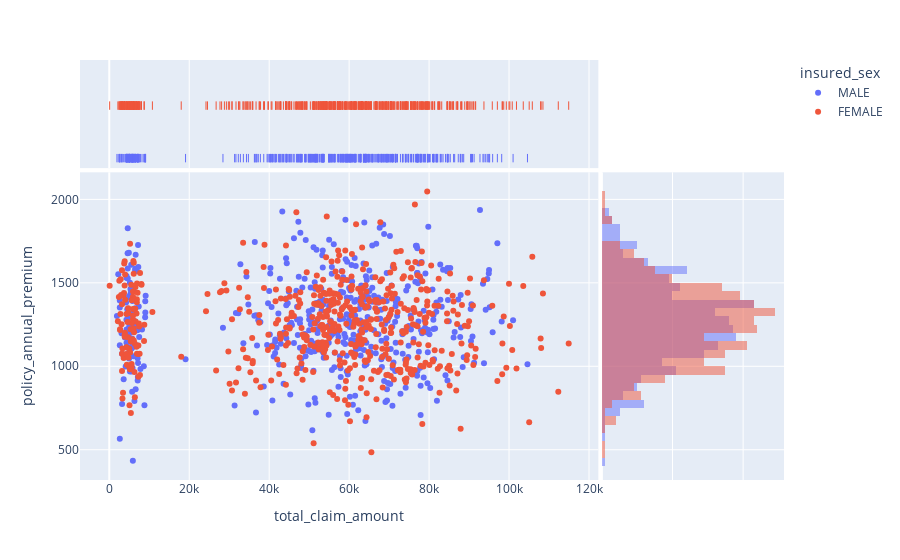

Notebook code for this chart:
### Code cell
# plotting a scatter plot

fig = px.scatter(data, x = 'total_claim_amount', y = 'policy_annual_premium', color = 'insured_sex',
                marginal_x = 'rug', marginal_y = 'histogram')
fig.show()

### Figure 1 — Plotly figure (JSON) as saved in the notebook; plotly's stock layout.template omitted (floating-point values rounded to 4 significant figures; data arrays with more than 128 entries replaced by an {"elided": "..."} marker saying what was removed)
{"data": [{"hovertemplate": "insured_sex=MALE<br>total_claim_amount=%{x}<br>policy_annual_premium=%{y}<extra></extra>", "legendgroup": "MALE", "marker": {"color": "#636efa", "symbol": "circle"}, "mode": "markers", "name": "MALE", "orientation": "v", "showlegend": true, "type": "scatter", "x": {"elided": "463 int values"}, "xaxis": "x", "y": {"elided": "463 float values"}, "yaxis": "y"}, {"alignmentgroup": "True", "boxpoints": "all", "fillcolor": "rgba(255,255,255,0)", "hoveron": "points", "hovertemplate": "insured_sex=MALE<br>total_claim_amount=%{x}<extra></extra>", "jitter": 0, "legendgroup": "MALE", "line": {"color": "rgba(255,255,255,0)"}, "marker": {"color": "#636efa", "symbol": "line-ns-open"}, "name": "MALE", "offsetgroup": "MALE", "showlegend": false, "type": "box", "x": {"elided": "463 int values"}, "xaxis": "x3", "yaxis": "y3"}, {"alignmentgroup": "True", "bingroup": "y", "hovertemplate": "insured_sex=MALE<br>policy_annual_premium=%{y}<br>count=%{x}<extra></extra>", "legendgroup": "MALE", "marker": {"color": "#636efa"}, "name": "MALE", "offsetgroup": "MALE", "opacity": 0.5, "showlegend": false, "type": "histogram", "xaxis": "x2", "y": {"elided": "463 float values"}, "yaxis": "y2"}, {"hovertemplate": "insured_sex=FEMALE<br>total_claim_amount=%{x}<br>policy_annual_premium=%{y}<extra></extra>", "legendgroup": "FEMALE", "marker": {"color": "#EF553B", "symbol": "circle"}, "mode": "markers", "name": "FEMALE", "orientation": "v", "showlegend": true, "type": "scatter", "x": {"elided": "537 int values"}, "xaxis": "x", "y": {"elided": "537 float values"}, "yaxis": "y"}, {"alignmentgroup": "True", "boxpoints": "all", "fillcolor": "rgba(255,255,255,0)", "hoveron": "points", "hovertemplate": "insured_sex=FEMALE<br>total_claim_amount=%{x}<extra></extra>", "jitter": 0, "legendgroup": "FEMALE", "line": {"color": "rgba(255,255,255,0)"}, "marker": {"color": "#EF553B", "symbol": "line-ns-open"}, "name": "FEMALE", "offsetgroup": "FEMALE", "showlegend": false, "type": "box", "x": {"elided": "537 int values"}, "xaxis": "x3", "yaxis": "y3"}, {"alignmentgroup": "True", "bingroup": "y", "hovertemplate": "insured_sex=FEMALE<br>policy_annual_premium=%{y}<br>count=%{x}<extra></extra>", "legendgroup": "FEMALE", "marker": {"color": "#EF553B"}, "name": "FEMALE", "offsetgroup": "FEMALE", "opacity": 0.5, "showlegend": false, "type": "histogram", "xaxis": "x2", "y": {"elided": "537 float values"}, "yaxis": "y2"}], "layout": {"barmode": "overlay", "legend": {"title": {"text": "insured_sex"}, "tracegroupgap": 0}, "margin": {"t": 60}, "xaxis": {"anchor": "y", "domain": [0, 0.7363], "title": {"text": "total_claim_amount"}}, "xaxis2": {"anchor": "y2", "domain": [0.7413, 1], "matches": "x2", "showgrid": true, "showline": false, "showticklabels": false, "ticks": ""}, "xaxis3": {"anchor": "y3", "domain": [0, 0.7363], "matches": "x", "showgrid": true, "showticklabels": false}, "xaxis4": {"anchor": "y4", "domain": [0.7413, 1], "matches": "x2", "showgrid": true, "showline": false, "showticklabels": false, "ticks": ""}, "yaxis": {"anchor": "x", "domain": [0, 0.7326], "title": {"text": "policy_annual_premium"}}, "yaxis2": {"anchor": "x2", "domain": [0, 0.7326], "matches": "y", "showgrid": true, "showticklabels": false}, "yaxis3": {"anchor": "x3", "domain": [0.7426, 1], "matches": "y3", "showgrid": false, "showline": false, "showticklabels": false, "ticks": ""}, "yaxis4": {"anchor": "x4", "domain": [0.7426, 1], "matches": "y3", "showgrid": true, "showline": false, "showticklabels": false, "ticks": ""}}}
